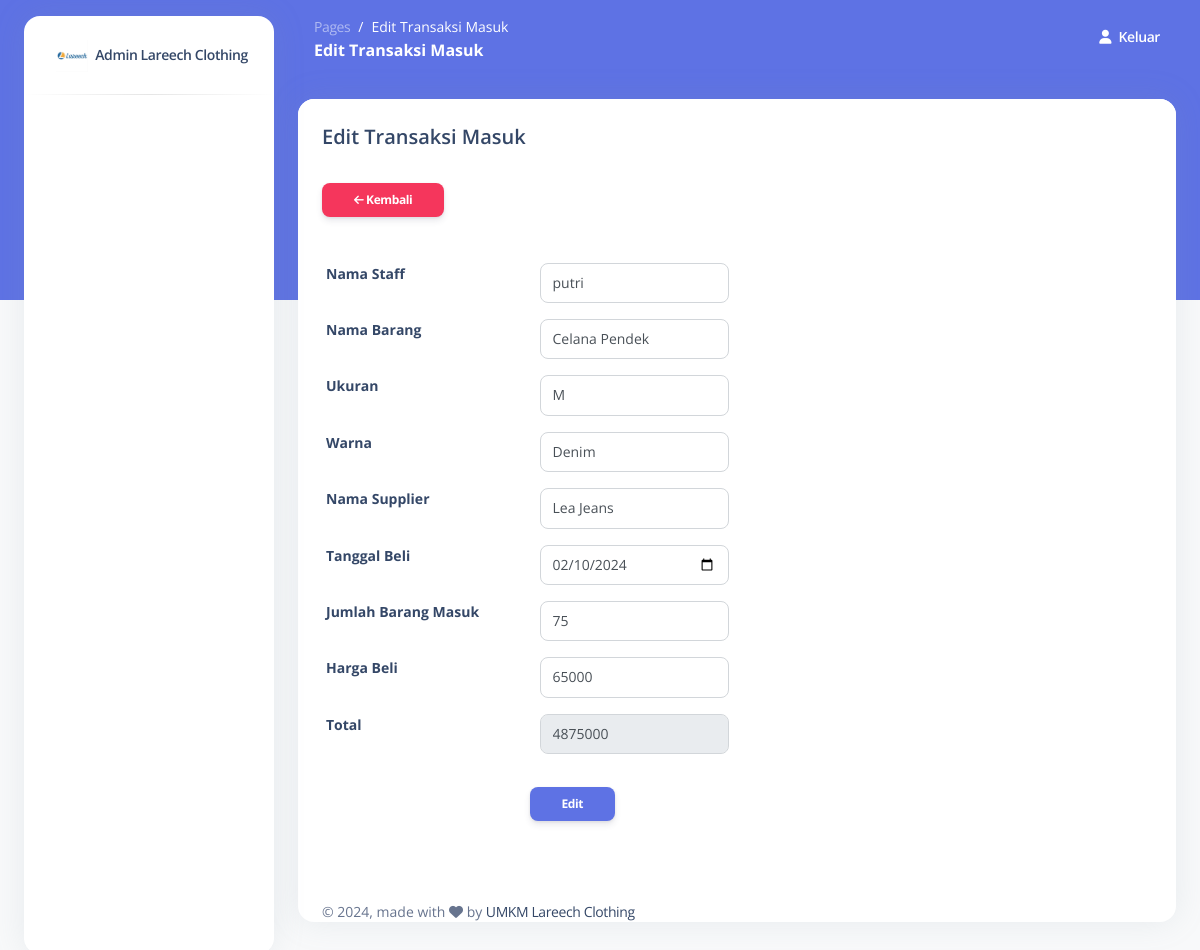
The page /inc/edit-trxmasuk/14 (signed in) on the database its author committed.
### tables this page shows
CREATE TABLE `trx_masuk` (
  `id_trxmasuk` int(11) NOT NULL,
  `id_admin` int(11) NOT NULL,
  `id_namabarang` int(11) NOT NULL,
  `id_namasupplier` int(11) NOT NULL,
  `tgl_beli` date NOT NULL,
  `jml_barangmasuk` int(11) NOT NULL,
  `harga_beli` int(11) NOT NULL,
  `total` int(11) NOT NULL
);

### inc/edit-trxmasuk.php (the view, shortened to what this page needs)
<!DOCTYPE html>
<html lang="en">
<head>
  <link href="../../assets/css/nucleo-icons.css" rel="stylesheet" />
  <link href="../../assets/css/nucleo-svg.css" rel="stylesheet" />
  <link href="../../assets/css/nucleo-svg.css" rel="stylesheet" />
  <link id="pagestyle" href="../../assets/css/argon-dashboard.css?v=2.0.4" rel="stylesheet" />
</head>
<body class="g-sidenav-show bg-gray-100">
  <aside class="sidenav bg-white navbar navbar-vertical navbar-expand-xs border-0 border-radius-xl my-3 fixed-start ms-4" id="sidenav-main">
    <div class="sidenav-header">
      <a class="navbar-brand m-0" href="#">
        <img src="../../assets/img/logo1.jpg" class="navbar-brand-img h-100" alt="main_logo">
        <span class="ms-1 font-weight-bold text-sm">Admin Lareech Clothing</span>
      </a>
    </div>
    <hr class="horizontal dark mt-0">
    <div class="collapse navbar-collapse w-auto" id="sidenav-collapse-main">
    </div>
  </aside>
  <main class="main-content position-relative border-radius-lg ">
    <nav class="navbar navbar-main navbar-expand-lg px-0 mx-4 shadow-none border-radius-xl " id="navbarBlur" data-scroll="false">
      <div class="container-fluid py-1 px-3">
        <nav aria-label="breadcrumb">
          <ol class="breadcrumb bg-transparent mb-0 pb-0 pt-1 px-0 me-sm-6 me-5">
            <li class="breadcrumb-item text-sm"><a class="opacity-5 text-white" href="">Pages</a></li>
            <li class="breadcrumb-item text-sm text-white active" aria-current="page">Edit Transaksi Masuk</li>
          </ol>
          <h6 class="font-weight-bolder text-white mb-0">Edit Transaksi Masuk</h6>
        </nav>
        <div class="collapse navbar-collapse mt-sm-0 mt-2 me-md-0 me-sm-4" id="navbar">
          <ul class="navbar-nav  justify-content-end">
            <li class="nav-item d-flex align-items-center">
              <a href="logout.php" class="nav-link text-white font-weight-bold px-0">
                <i class="fa fa-user me-sm-1"></i>
                <span class="d-sm-inline d-none">Keluar</span>
              </a>
            </li>
        </div>
      </div>
    </nav>
    <div class="container-fluid py-4">
      <div class="row">
        <div class="col-12">
          <div class="card mb-4">
            <div class="card-header pb-0">
              <h5>Edit Transaksi Masuk</h5>
            </div>
            <div class="card-body px-0 pt-0 pb-2">
              <div class="table-responsive p-0">
                <?php
                  include "koneksi.php";
                  $id_trxmasuk = $_GET['id_trxmasuk'];
                  $query = mysqli_query($koneksi,"SELECT * FROM trx_masuk WHERE id_trxmasuk='$id_trxmasuk'");
                  $ambil = mysqli_fetch_array($query);
                ?>
                  <div class="card-body ">
                  <a href="../../trx-masuk" class="btn btn-danger btn-sm"><i class="fa fa-arrow-left"></i> Kembali</a>
                  <hr style="margin-top: 13px;">
                  <form class="form-horizontal" action="../../aksi/update-trxmasuk/<?php echo $ambil['id_trxmasuk'];?>" method="POST">
                  <div class="form-group row">
                  <label class="col-sm-3 text-sm control-label">Nama Staff</label>
                  <div class="col-sm-3">
                  <select name="username" class="form-control" required="">
                <?php
                  $select = mysqli_query($koneksi,"SELECT * FROM admin ORDER BY id_admin DESC");
                  while ($pilihadmin = mysqli_fetch_array($select)) {
                  if ($pilihadmin['id_admin'] == $ambil['id_admin']) {
                  $pilih = "selected";
                  } else {
                  $pilih = "";
                  }
                  echo '<option value="'.$pilihadmin['id_admin'].'" '.$pilih.'>'.$pilihadmin['username'].'</option>';
                  }
                ?>
                  </select>
                  </div>
                  </div>
                  <div class="form-group row">
                  <label class="col-sm-3 text-sm control-label">Nama Barang</label>
                  <div class="col-sm-3">
                  <select name="nama_barang" class="form-control" required="">
                <?php
                  $select = mysqli_query($koneksi,"SELECT * FROM master_barang ORDER BY id_namabarang DESC");
                  while ($pilihbarang = mysqli_fetch_array($select)) {
                  if ($pilihbarang['id_namabarang'] == $ambil['id_namabarang']) {
                  $pilih = "selected";
                  } else {
                  $pilih = "";
                  }
                  echo '<option value="'.$pilihbarang['id_namabarang'].'" '.$pilih.'>'.$pilihbarang['nama_barang'].'</option>';
                  }
                ?>
                  </select>
                  </div>
                  </div>
                  <div class="form-group row">
                  <label class="col-sm-3 text-sm control-label">Ukuran</label>
                  <div class="col-sm-3">
                  <select name="nama_barang" class="form-control" required="">
                <?php
                  $select = mysqli_query($koneksi,"SELECT * FROM master_barang ORDER BY id_namabarang DESC");
                  while ($pilihukuran = mysqli_fetch_array($select)) {
                  if ($pilihukuran['id_namabarang'] == $ambil['id_namabarang']) {
                  $pilih = "selected";
                  } else {
                  $pilih = "";
                  }
                  echo '<option value="'.$pilihukuran['id_namabarang'].'" '.$pilih.'>'.$pilihukuran['ukuran'].'</option>';
                  }
                ?>
                  </select>
                  </div>
                  </div>
                  <div class="form-group row">
                  <label class="col-sm-3 text-sm control-label">Warna</label>
                  <div class="col-sm-3">
                  <select name="nama_barang" class="form-control" required="">
                <?php
                  $select = mysqli_query($koneksi,"SELECT * FROM master_barang ORDER BY id_namabarang DESC");
                  while ($pilihwarna = mysqli_fetch_array($select)) {
                  if ($pilihwarna['id_namabarang'] == $ambil['id_namabarang']) {
                  $pilih = "selected";
                  } else {
                  $pilih = "";
                  }
                  echo '<option value="'.$pilihwarna['id_namabarang'].'" '.$pilih.'>'.$pilihwarna['warna'].'</option>';
                  }
                ?>
                  </select>
                  </div>
                  </div>
                  <div class="form-group row">
                  <label class="col-sm-3 text-sm control-label">Nama Supplier</label>
                  <div class="col-sm-3">
                  <select name="nama_supplier" class="form-control" required="">
                <?php
                  $select = mysqli_query($koneksi,"SELECT * FROM master_supplier ORDER BY id_namasupplier DESC");
                  while ($pilihsupplier = mysqli_fetch_array($select)) {
                  if ($pilihsupplier['id_namasupplier'] == $ambil['id_namasupplier']) {
                  $pilih = "selected";
                  } else {
                  $pilih = "";
                  }
                  echo '<option value="'.$pilihsupplier['id_namasupplier'].'" '.$pilih.'>'.$pilihsupplier['nama_supplier'].'</option>';
                  }
                ?>
                  </select>
                  </div>
                  </div>
                  <div class="form-group row">
                  <label class="col-sm-3 text-sm control-label">Tanggal Beli</label>
                  <div class="col-sm-3">
                  <input type="date" name="tgl_beli" class="form-control" value="<?php echo $ambil['tgl_beli'];?>">
                  </div>
                  </div>
                  <div class="form-group row">
                  <label class="col-sm-3 text-sm control-label">Jumlah Barang Masuk</label>
                  <div class="col-sm-3">
                  <input type="number" id="jml_barangmasuk" name="jml_barangmasuk" class="form-control" value="<?php echo $ambil['jml_barangmasuk'];?>" onchange="calculateTotal()">
                  </div>
                  </div>
                  <div class="form-group row">
                  <label class="col-sm-3 text-sm control-label">Harga Beli</label>
                  <div class="col-sm-3">
                  <input type="number" id="harga_beli" name="harga_beli" class="form-control" value="<?php echo $ambil['harga_beli'];?>" onchange="calculateTotal()">
                  </div>
                  </div>
                  <div class="form-group row">
                  <label class="col-sm-3 text-sm control-label">Total</label>
                  <div class="col-sm-3">
                  <input type="number" id="total" name="total" class="form-control" required="" readonly="readonly" value="<?php echo $ambil['total'];?>">
                  </div>
                  </div>
                  <hr>
                  <div class="form-group">
                  <div class="offset-md-3 col-md-9">
                  <button type="submit" name="proses" class="btn btn-primary btn-sm">Edit</button>
                  </div>
                  </div>
                  </form>
                  </div>
              </div>
            </div>
  <footer class="footer pt-3">
    <div class="container-fluid">
      <div class="row align-items-center justify-content-lg-between">
        <div class="col-lg-6 mb-lg-0 mb-4">
          <div class="copyright text-center text-sm text-muted text-lg-start">
            © <script>document.write(new Date().getFullYear())</script>, made with <i class="fa fa-heart"></i> by <a href="#">UMKM Lareech Clothing</a>
          </div>
        </div>
      </div>
    </div>
  </footer>
</body>
</html>

### rows shown on the page
trx_masuk: tgl_beli "02/10/2024", jml_barangmasuk "75", harga_beli "65000", total "4875000"

### other values the page prints
form field username "putri"
form field nama_barang "Celana Pendek"
form field nama_barang "M"
form field nama_barang "Denim"
form field nama_supplier "Lea Jeans"
